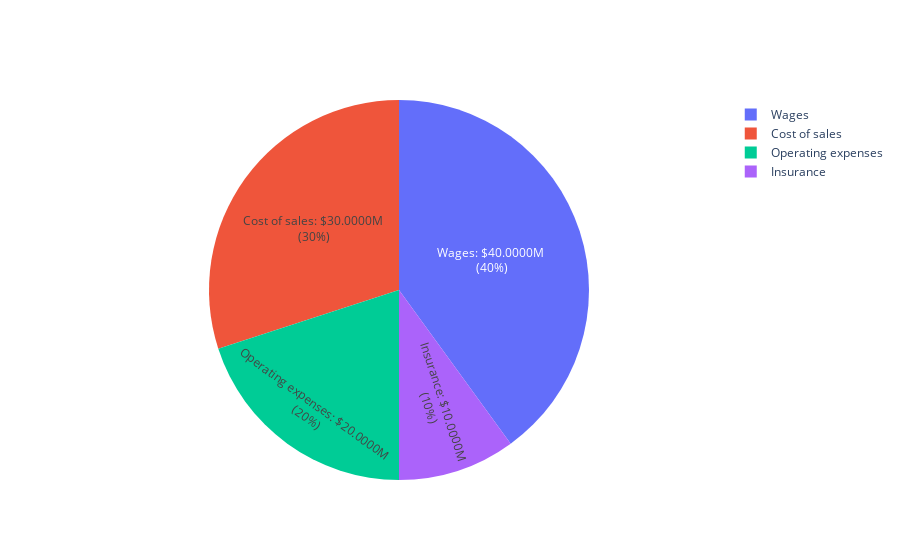

This figure's notebook cell:
### Markdown cell above
<a id="1.2"></a>
<h2 style="background-color:rgb(141, 153, 165);
           font-size:250%;
           color:white;
           text-align:center;
           margin: auto;
           padding: 5px;">Visualization Examples</h2>

### Code cell
import plotly.graph_objects as go

fig = go.Figure(go.Pie(
    values = [40000000, 20000000, 30000000, 10000000],
    labels = ["Wages", "Operating expenses", "Cost of sales", "Insurance"],
    texttemplate = "%{label}: %{value:$,s} <br>(%{percent})",
    textposition = "inside"))

fig.show()

### Figure 1 — Plotly figure (JSON) as saved in the notebook; plotly's stock layout.template omitted (floating-point values rounded to 4 significant figures)
{"data": [{"labels": ["Wages", "Operating expenses", "Cost of sales", "Insurance"], "textposition": "inside", "texttemplate": "%{label}: %{value:$,s} <br>(%{percent})", "type": "pie", "values": [40000000, 20000000, 30000000, 10000000]}], "layout": {"autosize": true}}
